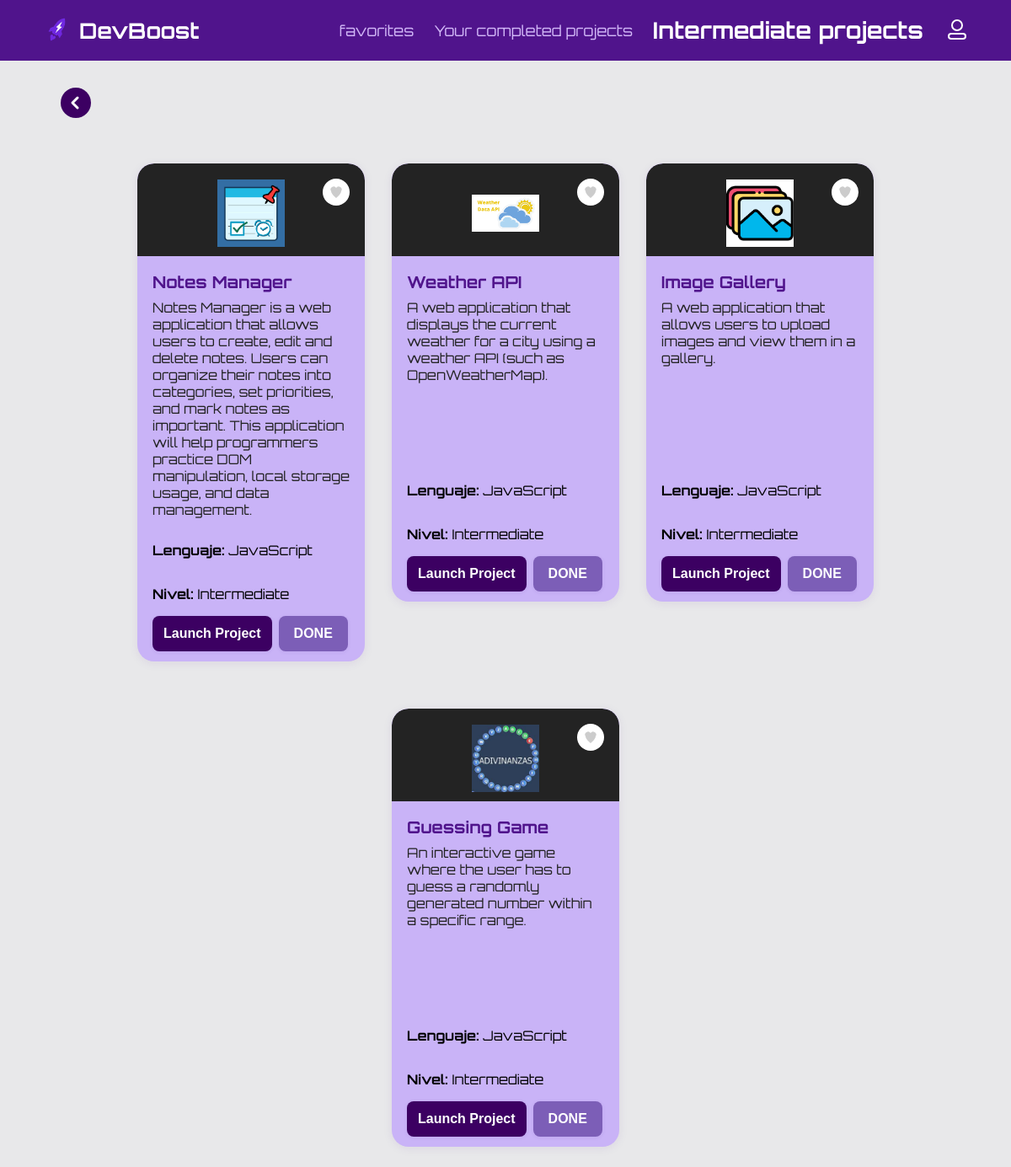
Page /Intermediate_projects.php (signed in) on the committed database.
### tables this page shows
CREATE TABLE `proyectos` (
  `id_proyectos` int(11) NOT NULL,
  `name` varchar(200) DEFAULT NULL,
  `descripcion` varchar(3500) DEFAULT NULL,
  `lenguaje_programacion` varchar(50) DEFAULT NULL,
  `nivel` varchar(50) DEFAULT NULL,
  `Herramientas_utilizar` varchar(300) DEFAULT NULL,
  `instrucciones` varchar(4000) DEFAULT NULL,
  `img` varchar(300) DEFAULT NULL
);

### fuctionsIntermedio.php (the view, shortened to what this page needs)
<?php
include("conexion.php");
function getProducts() {
    global $conex;
    $id_usuario = $_SESSION['id_usuario'];
    $get_proyects = "SELECT * FROM proyectos WHERE nivel = 'Intermediate'";
    $run_proyects = mysqli_query($conex, $get_proyects);
    while ($row = mysqli_fetch_array($run_proyects)) {
        $proyecto_id = $row['id_proyectos'];
        $proyecto_tittle = $row['name'];
        $proyecto_img = $row['img'];
        $proyecto_desc = $row['descripcion'];
        $leng = $row['lenguaje_programacion'];
        $nivel = $row['nivel'];
        $check_sql = "SELECT * FROM proyectos_creados WHERE id_usuario = $id_usuario AND id_proyectos = $proyecto_id";
        $check_result = mysqli_query($conex, $check_sql);
        $ya_guardado = mysqli_num_rows($check_result) > 0;
        $fav_sql = "SELECT 1 FROM proyectos_favoritos WHERE id_usuario = $id_usuario AND id_proyectos = $proyecto_id";
        $fav_result = mysqli_query($conex, $fav_sql);
        $es_favorito = mysqli_num_rows($fav_result) > 0;
        echo "
        <div class='project-card'>
          <div class='card-img-area'>
            <img src='img/$proyecto_img' alt='$proyecto_tittle' class='card-img'/>
            <button class='heart-icon " . ($es_favorito ? "active" : "") . "' aria-label='Favorito' data-id='$proyecto_id'>
              <svg width='32' height='32' viewBox='0 0 32 32'>
                <circle cx='16' cy='16' r='16' fill='#fff'/>
                <path class='heart-shape' d='M16 23s-6-4.35-6-8.13A3.13 3.13 0 0 1 16 11a3.13 3.13 0 0 1 6 3.87C22 18.65 16 23 16 23z' fill='#8719c4'/>
              </svg>
            </button>
          </div>
          <div class='card-content'>
            <h3 class='card-title'>$proyecto_tittle</h3>
            <p class='card-desc'>$proyecto_desc</p>
            <p><strong>Lenguaje:</strong> $leng</p>
            <p><strong>Nivel:</strong> $nivel</p>
            <div class='card-buttons'>
              <button class='launch-btn' onclick=\"location.href='proyectos.php?id=$proyecto_id'\">Launch Project</button>";
              if (!$ya_guardado) {
                echo "<button class='done-btn' data-id='$proyecto_id'>DONE</button>";
              }
        echo "  </div>
          </div>
        </div>
        ";
    }
}
?>

### Intermediate_projects.php (shortened to what this page needs)
<?php
    include("fuctionsintermedio.php");
   ?>
<!DOCTYPE html>
<html lang="en">
<head>
  <link rel="stylesheet" href="css/projects.css">
</head>
<body>
  <div class="container">
    <header>
      <nav class="navbar">
        <div class="logo-area">
          <a href="welcome.php" class="logo-link">
            <img src="img/logo2.png" alt="Logo" class="logo-img"/>
          </a>
          <span class="logo-text">DevBoost</span>
        </div>
        <div class="navbar-right">
          <div class="navbar-menu">
            <a href="favoritos.php" class="nav-link">favorites</a>
            <a href="Done.php" class="nav-link">Your completed projects</a>
            <span class="nav-link active">Intermediate projects</span>
            <a href="profile.php" class="profile-icon" title="User Profile">
              <svg width="32" height="32" viewBox="0 0 32 32" fill="none">
                <circle cx="16" cy="12" r="6" stroke="#fff" stroke-width="2"/>
                <rect x="6" y="22" width="20" height="6" rx="3" stroke="#fff" stroke-width="2"/>
              </svg>
            </a>
          </div>
        </div>
      </nav>
    </header>
    <main>
      <div style="padding-left:24px; margin-bottom:0;">
        <a href="welcome.php" class="back-arrow" title="Back to Select Difficulty">
          <svg width="36" height="36" viewBox="0 0 36 36" fill="none">
            <circle cx="18" cy="18" r="18" fill="#3c0062"/>
            <path d="M20 12L14 18L20 24" stroke="#fff" stroke-width="3" stroke-linecap="round" stroke-linejoin="round"/>
          </svg>
        </a>
      </div>
      <section class="projects">
        <?php
          getProducts();
        ?>
      </section>
    </main>
  </div>
</body>
</html>

### css/projects.css (style rules this page uses)
body { margin: 0; padding: 0; font-family: 'Orbitron', Arial, sans-serif; background: #e8e8ea; }
.container { width: 100vw; min-height: 100vh; }
.navbar { background: #50148c; padding: 0 48px; height: 72px; display: flex; align-items: center; justify-content: space-between; position: relative; }
.logo-area { display: flex; align-items: center; z-index: 101; }
.logo-link { display: flex; align-items: center; text-decoration: none; }
.logo-img { height: 38px; width: auto; margin-right: 8px; }
.logo-text { color: #fff; font-size: 1.6rem; font-weight: bold; }
.navbar-right { display: flex; align-items: center; }
.navbar-menu { display: flex; align-items: center; gap: 24px; }
.nav-link { color: #d1b7f7; font-size: 1.1rem; text-decoration: none; transition: color 0.2s; }
.nav-link.active { color: white; font-weight: bold; font-size: 1.7rem; }
.profile-icon svg { width: 32px; height: 32px; }
main { padding: 32px 48px 0 48px; }
.back-arrow { display: inline-block; margin-bottom: 18px; margin-right: 10px; vertical-align: middle; transition: transform 0.18s; }
.projects { display: flex; gap: 32px; margin-top: 32px; justify-content: center; align-items: flex-start; flex-wrap: wrap; }
.project-card { background: #c9b3f7; border-radius: 20px; box-shadow: 0 2px 12px rgba(80,20,140,0.08); width: 270px; min-height: 520px; display: flex; flex-direction: column; justify-content: space-between; overflow: hidden; transition: box-shadow 0.2s, transform 0.2s; margin-bottom: 24px; }
.card-img-area { position: relative; background: #232323; height: 110px; display: flex; align-items: center; justify-content: center; border-top-left-radius: 20px; border-top-right-radius: 20px; }
.card-img { width: 80px; height: 80px; margin-top: 8px; object-fit: contain; }
.heart-icon { position: absolute; top: 16px; right: 16px; width: 36px; height: 36px; background: none; border: none; cursor: pointer; padding: 0; border-radius: 50%; transition: background 0.18s; display: flex; align-items: center; justify-content: center; }
.card-content { background: transparent; padding: 18px 18px 12px 18px; display: flex; flex-direction: column; flex-grow: 1; justify-content: space-between; }
.card-title { margin: 0 0 8px 0; color: #50148c; font-size: 1.22rem; font-weight: bold; }
.card-desc { color: #232323; font-size: 1rem; margin: 0 0 12px 0; flex-grow: 1; }
.card-buttons { display: flex; gap: 8px; }
.launch-btn { background: #3C0062; color: #fff; border: none; border-radius: 8px; padding: 8px 13px; font-weight: bold; font-size: 1rem; cursor: pointer; transition: background 0.2s, transform 0.2s; box-shadow: 0 1px 5px rgba(80,20,140,0.08); }
.done-btn { background: #7C5EB7; color: #fff; border: none; border-radius: 8px; padding: 12px 18px; font-weight: bold; font-size: 1rem; cursor: pointer; transition: background 0.2s, transform 0.2s; box-shadow: 0 1px 5px rgba(80,20,140,0.08); }

### rows in the picture
proyectos: img (picture), name "Notes Manager", descripcion "Notes Manager is a web application that allows users to create, edit and delete notes. Users can organize their notes into categories, set priorities, and mark notes as important. This application will help programmers practice DOM manipulation, local storage usage, and data management.", lenguaje_programacion "JavaScript", nivel "Intermediate"
proyectos: img (picture), name "Weather API", descripcion "A web application that displays the current weather for a city using a weather API (such as OpenWeatherMap).", lenguaje_programacion "JavaScript", nivel "Intermediate"
proyectos: img (picture), name "Image Gallery", descripcion "A web application that allows users to upload images and view them in a gallery.", lenguaje_programacion "JavaScript", nivel "Intermediate"
proyectos: img (picture), name "Guessing Game", descripcion "An interactive game where the user has to guess a randomly generated number within a specific range.", lenguaje_programacion "JavaScript", nivel "Intermediate"
